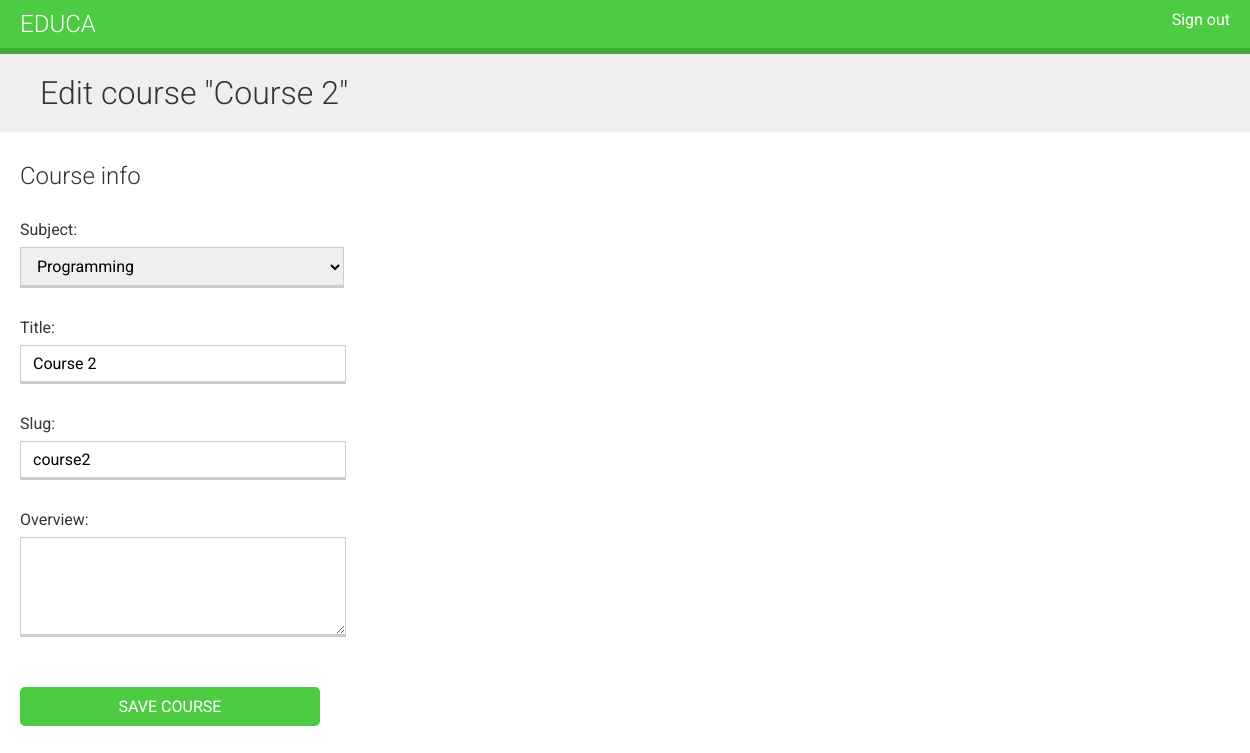
Page /course/2/edit/ (signed in) on the earlier database version.
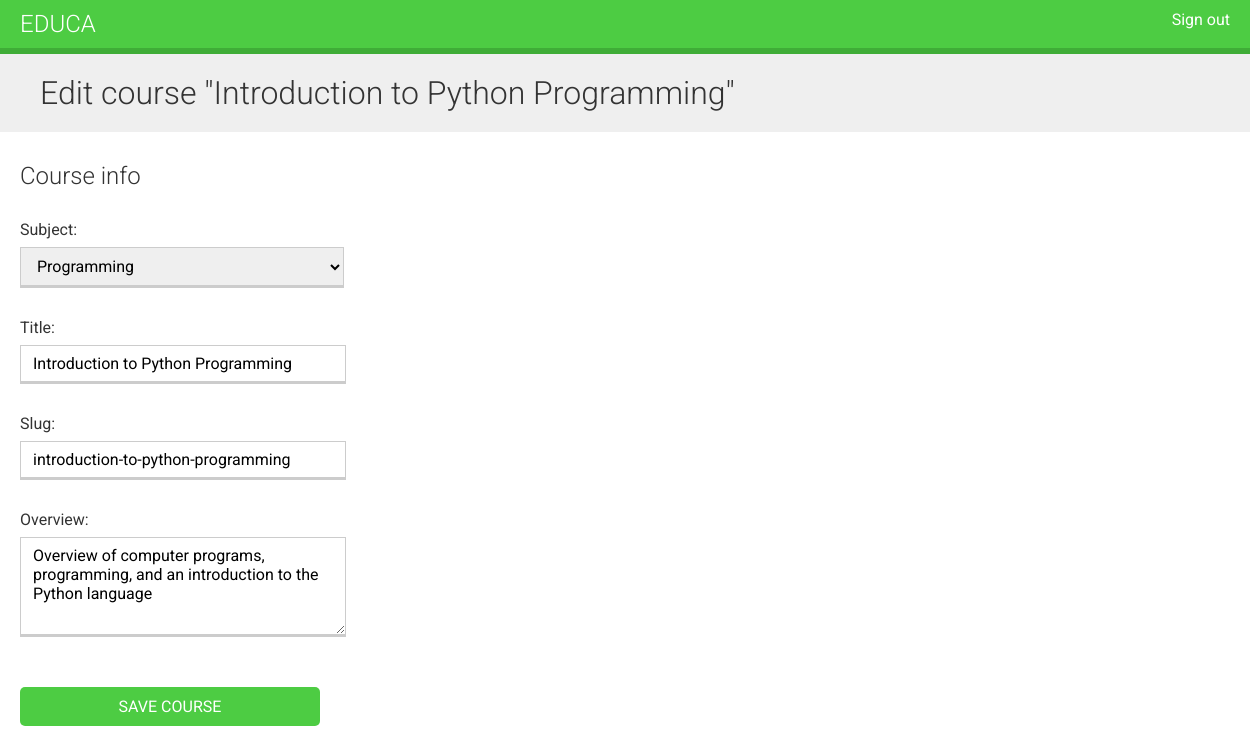
Same page on the later database version.
### courses/models.py (models this page shows, shortened)
class Course(models.Model):
    owner = models.ForeignKey(User,
                              related_name='courses_created',
                              on_delete=models.CASCADE)
    subject = models.ForeignKey(Subject,
                                related_name='courses',
                                on_delete=models.CASCADE)
    title = models.CharField(max_length=200)
    slug = models.SlugField(max_length=200, unique=True)
    overview = models.TextField()
    created = models.DateTimeField(auto_now_add=True)
    class Meta:
        ordering = ['-created']

class Subject(models.Model):
    title = models.CharField(max_length=200)
    slug = models.SlugField(max_length=200, unique=True)
    class Meta:
        ordering = ['title']
    def __str__(self):
        return self.title

### courses/views.py (the view)
class CourseUpdateView(OwnerCourseEditMixin, UpdateView):
    permission_required = 'courses.change_course'

### courses/views.py (called while the page is built)
    def get_queryset(self):
        qs = super().get_queryset()
        return qs.filter(owner=self.request.user)

### courses/templates/courses/manage/course/form.html (shortened to what this page needs)
{% extends "base.html" %}
{% block content %}
    <h1>
        {% if object %}
            Edit course "{{ object.title }}"
        {% else %}
            Create a new course
        {% endif %}
    </h1>
    <div class="module">
        <h2>Course info</h2>
        <form method="post">
            {{ form.as_p }}
            <p><input type="submit" value="Save course"></p>
        </form>
    </div>
{% endblock %}

Differences in the rows shown:
changed Course "Programming": title "Course 2" → "Introduction to Python Programming"; slug "course2" → "introduction-to-python-programming"; overview (not shown) → "Overview of computer programs, programming, and an introduction to the Python language"
changed through a linked row, Subject: title "Course 2" → "Introduction to Python Programming"
